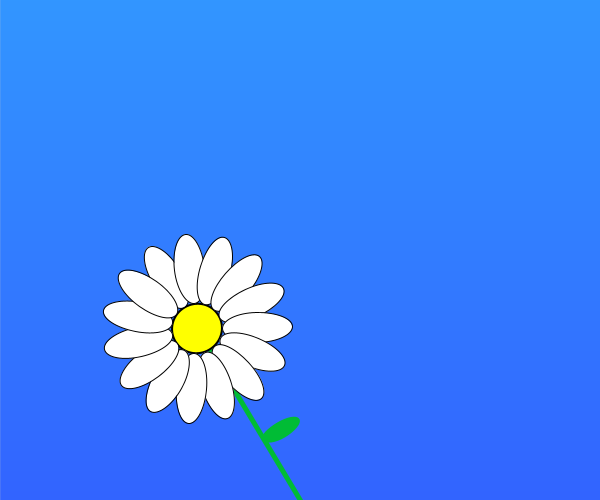
Frame 1 (no input)
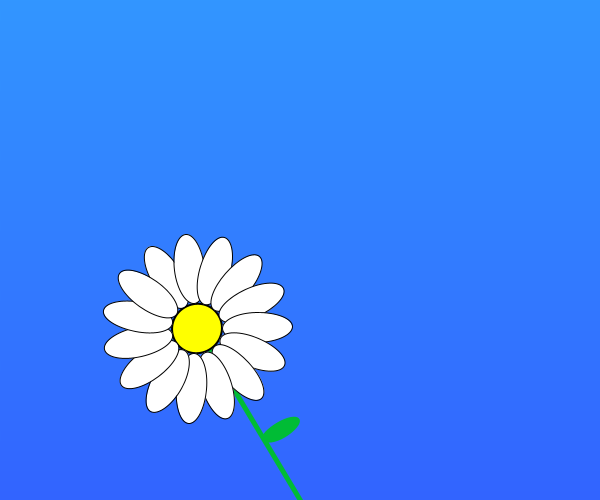
Frame 60 (the mouse pressed at the canvas centre just before this capture)
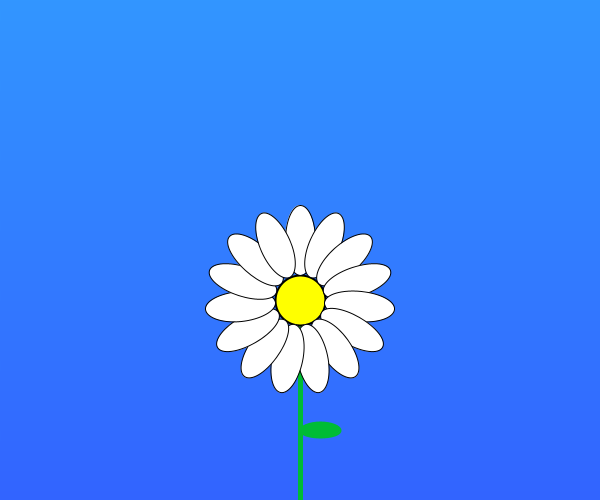
Frame 120 (the mouse held since frame 60 and released just before this capture)

The Processing sketch that drew these frames (run headless with seeded random() and noise(); from frame 60 on, the mouse is pressed at the canvas centre):

// Processing sketch: processing_28056
// ── processing_28056.pde


int numHojas= 15;
float deg= 360/numHojas;

void setup(){
size (600,500);
}

void draw(){
  
  /////fondo
for (int i=0;i<height;i++){
  stroke (50,150-i*0.1,255);
  line (0,i,width,i);
}






///// Tallo
pushMatrix();
translate (width/2,height);
float ang = atan2 (mouseY-height,mouseX-width/2); 
//print (ang);
  rotate (ang+0.5*PI);
stroke (0,188,53);
strokeWeight (5);
line (0,0,0,-200);

/////hoja
pushMatrix();
fill (0,188,53);
strokeWeight (2);
translate (20,-70);
ellipse (0,0,40,15);
popMatrix();


//// centro flor
pushMatrix();
fill (255,255,0);
stroke (0);
translate (0,-200);
ellipse (0,0,50,50);


///Petalos
fill(255);
strokeWeight(1);

for (int i=0; i<numHojas;i++){
pushMatrix();
float rad = radians(deg*i);
rotate (rad);
translate (0,-60);
ellipse (0,0,30,70);
popMatrix();
}

popMatrix();
popMatrix();

}
